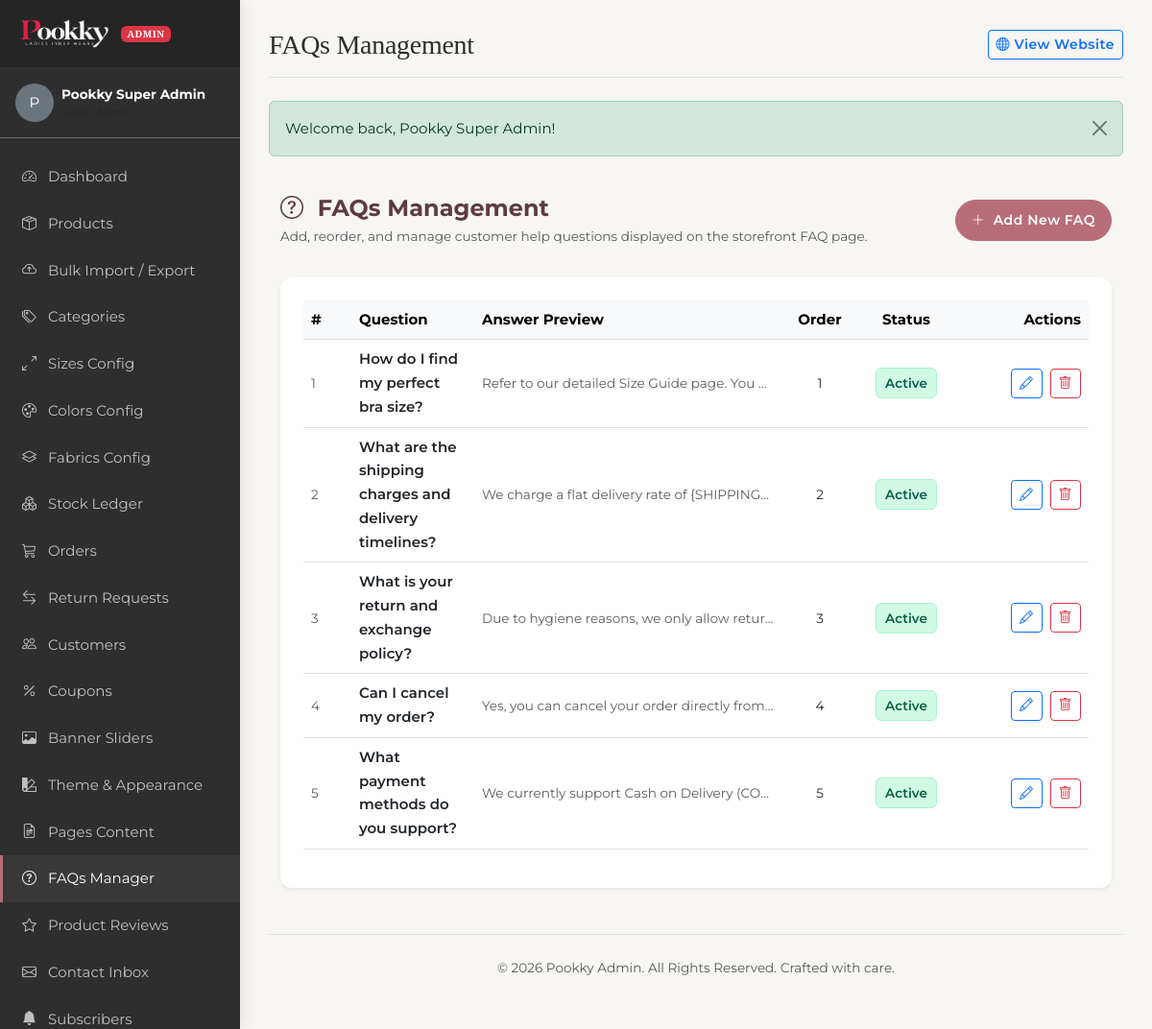
The page /admin/faqs.php (signed in) on the database its author committed.
### tables this page shows
CREATE TABLE IF NOT EXISTS faqs (
    id INT AUTO_INCREMENT PRIMARY KEY,
    question VARCHAR(255) NOT NULL,
    answer TEXT NOT NULL,
    sort_order INT DEFAULT 0,
    status TINYINT DEFAULT 1,
    created_at TIMESTAMP DEFAULT CURRENT_TIMESTAMP,
    updated_at TIMESTAMP DEFAULT CURRENT_TIMESTAMP ON UPDATE CURRENT_TIMESTAMP
);

### admin/faqs.php (the view, shortened to what the rows shown need)
<?php
$page_title = 'FAQs Management';
require_once __DIR__ . '/includes/header.php';
$action = $_GET['action'] ?? 'list';
$faq = null;
?>
<div class="row g-4 justify-content-center" style="max-width: 1000px; margin: 0 auto;">
    <?php if ($action === 'add' || $action === 'edit'): ?>
        <div class="col-12">
            <div class="card border-0 shadow-sm p-4 bg-white" style="border-radius: 12px;">
                <h5 class="fw-bold mb-3 text-dark pb-2 border-bottom">
                    <?php echo $action === 'add' ? '<i class="bi bi-plus-circle text-primary me-2"></i> Add New Question' : '<i class="bi bi-pencil-square text-primary me-2"></i> Edit FAQ Question'; ?>
                </h5>
                <form action="faqs.php?action=<?php echo $action; ?><?php echo $action === 'edit' ? '&id=' . $faq['id'] : ''; ?>" method="POST">
                    <?php echo csrf_field(); ?>
                    <?php if ($action === 'edit'): ?>
                        <input type="hidden" name="faq_id" value="<?php echo $faq['id']; ?>">
                    <?php endif; ?>
                    <div class="form-floating mb-3">
                        <input type="text" class="form-control" id="question" name="question" value="<?php echo e($faq['question'] ?? ''); ?>" required placeholder="FAQ Question *">
                        <label for="question">FAQ Question <span class="text-danger">*</span></label>
                    </div>
                    <div class="form-floating mb-2">
                        <textarea class="form-control" id="answer" name="answer" required placeholder="FAQ Answer / Response (HTML allowed) *" style="height: 140px;"><?php echo e($faq['answer'] ?? ''); ?></textarea>
                        <label for="answer">FAQ Answer / Response (HTML allowed) <span class="text-danger">*</span></label>
                    </div>
                    <div class="form-text small text-muted mb-3">
                        <strong>Dynamic Tokens Available:</strong> <code>{SHIPPING_FLAT_RATE}</code>, <code>{FREE_SHIPPING_THRESHOLD}</code>, <code>{RETURN_WINDOW_DAYS}</code>, <code>{EST_DELIVERY_DAYS}</code>, <code>{SITE_NAME}</code>
                    </div>
                    <div class="row g-3 mb-4">
                        <div class="col-12 col-md-6">
                            <div class="form-floating">
                                <input type="number" class="form-control" id="sort_order" name="sort_order" value="<?php echo e($faq['sort_order'] ?? '0'); ?>" placeholder="Display Sort Order">
                                <label for="sort_order">Display Sort Order</label>
                            </div>
                            <div class="form-text small text-muted">Lower numbers appear first.</div>
                        </div>
                        <div class="col-12 col-md-6 d-flex align-items-center">
                            <div class="form-check form-switch pt-2">
                                <input class="form-check-input" type="checkbox" id="status" name="status" <?php echo (!isset($faq['status']) || $faq['status'] == 1) ? 'checked' : ''; ?>>
                                <label class="form-check-label small fw-bold ms-1" for="status">Published & Active on FAQ Page</label>
                            </div>
                        </div>
                    </div>
                    <div class="d-flex flex-wrap gap-2">
                        <button type="submit" name="<?php echo $action === 'add' ? 'add_faq' : 'edit_faq'; ?>" class="btn btn-brand rounded-pill px-4">Save FAQ</button>
                        <a href="faqs.php" class="btn btn-outline-secondary rounded-pill px-4">Cancel</a>
                    </div>
                </form>
            </div>
        </div>
    <?php else: ?>
        <div class="col-12">
            <div class="card border-0 shadow-sm p-4 bg-white" style="border-radius: 12px;">
                <div class="table-responsive">
                    <table class="table table-hover align-middle">
                        <thead class="table-light">
                            <tr>
                                <th style="width: 50px;">#</th>
                                <th>Question</th>
                                <th>Answer Preview</th>
                                <th class="text-center" style="width: 80px;">Order</th>
                                <th class="text-center" style="width: 100px;">Status</th>
                                <th class="text-end" style="width: 140px;">Actions</th>
                            </tr>
                        </thead>
                        <tbody>
                            <?php
                            $all_faqs = $pdo->query("SELECT * FROM faqs ORDER BY sort_order ASC, id ASC")->fetchAll();
                            if (empty($all_faqs)):
                            ?>
                                <tr>
                                    <td colspan="6" class="text-center text-muted py-4">No FAQs added yet. Click "Add New FAQ" to create one.</td>
                                </tr>
                            <?php else: ?>
                                <?php foreach ($all_faqs as $item): ?>
                                    <tr>
                                        <td class="text-muted small"><?php echo $item['id']; ?></td>
                                        <td class="fw-semibold text-dark"><?php echo e($item['question']); ?></td>
                                        <td class="text-muted small" style="max-width: 320px;">
                                            <div class="text-truncate"><?php echo strip_tags($item['answer']); ?></div>
                                        </td>
                                        <td class="text-center small"><?php echo (int)$item['sort_order']; ?></td>
                                        <td class="text-center">
                                            <?php if ($item['status'] == 1): ?>
                                                <span class="badge bg-success-subtle text-success small">Active</span>
                                            <?php else: ?>
                                                <span class="badge bg-secondary-subtle text-secondary small">Hidden</span>
                                            <?php endif; ?>
                                        </td>
                                        <td class="text-end">
                                            <a href="faqs.php?action=edit&id=<?php echo $item['id']; ?>" class="btn btn-sm btn-outline-primary me-1" title="Edit">
                                                <i class="bi bi-pencil"></i>
                                            </a>
                                            <form action="faqs.php" method="POST" class="d-inline" onsubmit="return confirm('Are you sure you want to delete this FAQ?');">
                                                <button type="submit" name="delete_faq" class="btn btn-sm btn-outline-danger" title="Delete">
                                                    <i class="bi bi-trash"></i>
                                                </button>
                                            </form>
                                        </td>
                                    </tr>
                                <?php endforeach; ?>
                            <?php endif; ?>
                        </tbody>
                    </table>
                </div>
            </div>
        </div>
    <?php endif; ?>
</div>
<?php require_once __DIR__ . '/includes/footer.php'; ?>

### admin/includes/header.php (shortened to what the rows shown need)
<?php
require_once __DIR__ . '/../../includes/functions.php';
require_once __DIR__ . '/../../includes/auth.php';
$current_admin_id = $_SESSION['admin_id'];
$admin_stmt = $pdo->prepare("
    SELECT a.*, r.name as role_name
    FROM admins a
    JOIN roles r ON a.role_id = r.id
    WHERE a.id = ? LIMIT 1
");
$admin_stmt->execute([$current_admin_id]);
$admin_profile = $admin_stmt->fetch();
$page_title = $page_title ?? 'Admin Dashboard';
?>
<!DOCTYPE html>
<html lang="en">
<head>
    <link href="https://cdn.jsdelivr.net/npm/bootstrap@5.3.0/dist/css/bootstrap.min.css" rel="stylesheet">
    <link href="https://cdn.jsdelivr.net/npm/bootstrap-icons@1.10.0/font/bootstrap-icons.css" rel="stylesheet">
    <link rel="stylesheet" href="../assets/css/style.css?v=2.8">
</head>
<body>
    <div class="admin-sidebar" id="adminSidebar">
        <div class="py-3 px-3 border-bottom border-secondary mb-3 d-flex align-items-center gap-2">
            <div class="rounded-circle bg-secondary d-flex align-items-center justify-content-center text-white font-weight-bold" style="width: 40px; height: 40px;">
                <?php echo strtoupper(substr($admin_profile['name'], 0, 1)); ?>
            </div>
            <div class="text-truncate">
                <div class="text-white small fw-bold"><?php echo e($admin_profile['name']); ?></div>
                <div class="text-muted" style="font-size: 11px;"><?php echo e($admin_profile['role_name']); ?></div>
            </div>
        </div>
    </div>
    <div class="admin-main">
        <header class="d-flex justify-content-between align-items-center mb-4 pb-3 border-bottom">
            <div class="d-flex align-items-center gap-2">
                <h1 class="h3 mb-0"><?php echo e($page_title); ?></h1>
            </div>
        </header>

### rows shown on the page
faqs: id "1", question "How do I find my perfect bra size?", answer "Refer to our detailed Size Guide page. You…", sort_order "1", status "Active"
faqs: id "2", question "What are the shipping charges and delivery timelines?", answer "We charge a flat delivery rate of {SHIPPING…", sort_order "2", status "Active"
faqs: id "3", question "What is your return and exchange policy?", answer "Due to hygiene reasons, we only allow retur…", sort_order "3", status "Active"
faqs: id "4", question "Can I cancel my order?", answer "Yes, you can cancel your order directly from…", sort_order "4", status "Active"
faqs: id "5", question "What payment methods do you support?", answer "We currently support Cash on Delivery (CO…", sort_order "5", status "Active"

### other values the page prints
substr($admin_profile['name'], 0, 1) "P"
$admin_profile['name'] "Pookky Super Admin"
$page_title "FAQs Management"
$msg "Welcome back, Pookky Super Admin!"
SITE_NAME "Pookky"
